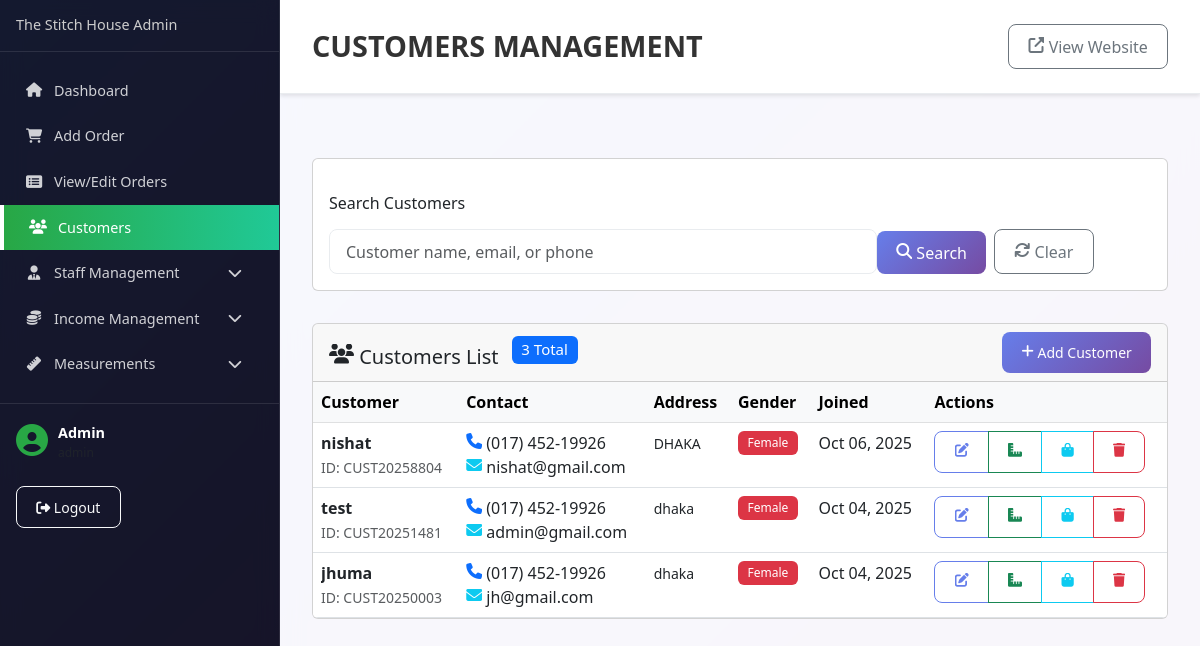
The page /admin/customers.php (signed in) on the database its author committed.
### tables this page shows
CREATE TABLE `users` (
  `id` bigint(20) UNSIGNED NOT NULL,
  `name` varchar(255) NOT NULL,
  `email` varchar(255) NOT NULL,
  `username` varchar(255) NOT NULL,
  `email_verified_at` timestamp NULL DEFAULT NULL,
  `password` varchar(255) NOT NULL,
  `avatar` varchar(255) DEFAULT NULL,
  `phone` varchar(20) DEFAULT NULL,
  `role` enum('admin','manager','staff','customer') DEFAULT 'customer',
  `status` enum('active','inactive') DEFAULT 'active',
  `remember_token` varchar(100) DEFAULT NULL,
  `created_at` timestamp NULL DEFAULT NULL,
  `updated_at` timestamp NULL DEFAULT NULL
);

CREATE TABLE `customer` (
  `id` bigint(20) UNSIGNED NOT NULL,
  `user_id` bigint(20) UNSIGNED DEFAULT NULL,
  `fullname` varchar(255) NOT NULL,
  `address` text DEFAULT NULL,
  `phone` varchar(255) NOT NULL,
  `city` varchar(255) DEFAULT NULL,
  `email` varchar(255) DEFAULT NULL,
  `comment` text DEFAULT NULL,
  `gender` enum('Male','Female','Other') NOT NULL,
  `date_of_birth` date DEFAULT NULL,
  `emergency_contact` varchar(255) DEFAULT NULL,
  `customer_code` varchar(50) UNIQUE DEFAULT NULL,
  `status` enum('active','inactive') DEFAULT 'active',
  `created_at` timestamp NULL DEFAULT NULL,
  `updated_at` timestamp NULL DEFAULT NULL
);

### admin/includes/config.php (called while the page is built, shortened)
<?php
function isUserLoggedIn() {
    return isset($_SESSION['user_id']) && !empty($_SESSION['user_id']);
}
function getCurrentAdmin($mysqli) {
    try {
        $stmt = $mysqli->prepare("SELECT id, name, email, role, status FROM users WHERE id = ? AND status = 'active'");
        $stmt->bind_param("i", $_SESSION['user_id']);
        $stmt->execute();
        $result = $stmt->get_result();
        $user = $result->fetch_assoc();
        return $user;
    } catch (Exception $e) {
        return null;
    }
}
function formatDate($date, $format = 'M d, Y') {
    return date($format, strtotime($date));
}
?>

### admin/customers.php (the view, shortened to what this page needs)
<?php
require_once 'includes/config.php';
$currentAdmin = getCurrentAdmin($mysqli);
$page = isset($_GET['page']) ? (int)$_GET['page'] : 1;
$limit = 15;
$offset = ($page - 1) * $limit;
$search = isset($_GET['search']) ? sanitize($_GET['search']) : '';
$whereClause = "WHERE status = 'active'";
$params = [];
try {
    $countQuery = "SELECT COUNT(*) as total FROM customer " . $whereClause;
    if (!empty($params)) {
        $stmt = $mysqli->prepare($countQuery);
        $types = str_repeat('s', count($params));
        $stmt->bind_param($types, ...$params);
        $stmt->execute();
        $result = $stmt->get_result();
        $totalRecords = $result->fetch_assoc()['total'];
        $stmt->close();
    } else {
        $result = $mysqli->query($countQuery);
        $totalRecords = $result->fetch_assoc()['total'];
    }
    $query = "SELECT * FROM customer " . $whereClause . " ORDER BY created_at DESC LIMIT $limit OFFSET $offset";
    $customers = [];
    if (!empty($params)) {
        $stmt = $mysqli->prepare($query);
        $types = str_repeat('s', count($params));
        $stmt->bind_param($types, ...$params);
        $stmt->execute();
        $result = $stmt->get_result();
        while ($row = $result->fetch_assoc()) {
            $customers[] = $row;
        }
        $stmt->close();
    } else {
        $result = $mysqli->query($query);
        while ($row = $result->fetch_assoc()) {
            $customers[] = $row;
        }
    }
} catch(Exception $e) {
    showError("Error fetching customers: " . $e->getMessage());
    $customers = [];
    $totalPages = 0;
}
include 'includes/header.php';
?>
<div class="card mb-4">
    <div class="card-body">
        <form method="GET" action="customers.php" class="row g-3">
            <div class="col-md-8">
                <label for="search" class="form-label">Search Customers</label>
                <input type="text" class="form-control" id="search" name="search"
                       value="<?= htmlspecialchars($search) ?>"
                       placeholder="Customer name, email, or phone">
            </div>
            <div class="col-md-4 d-flex align-items-end gap-2">
                <button type="submit" class="btn btn-primary">
                    <i class="fas fa-search"></i> Search
                </button>
                <a href="customers.php" class="btn btn-outline-secondary">
                    <i class="fas fa-refresh"></i> Clear
                </a>
            </div>
        </form>
    </div>
</div>
<div class="card">
    <div class="card-header">
        <div class="d-flex justify-content-between align-items-center">
            <h5 class="card-title mb-0">
                <i class="fas fa-users"></i> Customers List
                <span class="badge bg-primary ms-2"><?= $totalRecords ?> Total</span>
            </h5>
            <a href="add-customer.php" class="btn btn-primary btn-sm">
                <i class="fas fa-plus"></i> Add Customer
            </a>
        </div>
    </div>
    <div class="card-body p-0">
        <?php if (empty($customers)): ?>
            <div class="text-center py-5">
                <i class="fas fa-users fa-3x text-muted mb-3"></i>
                <h5 class="text-muted">No customers found</h5>
                <p class="text-muted">Start by adding your first customer</p>
                <a href="add-customer.php" class="btn btn-primary">
                    <i class="fas fa-plus"></i> Add Customer
                </a>
            </div>
        <?php else: ?>
            <div class="table-responsive">
                <table class="table table-hover mb-0">
                    <thead class="table-light">
                        <tr>
                            <th>Customer</th>
                            <th>Contact</th>
                            <th>Address</th>
                            <th>Gender</th>
                            <th>Joined</th>
                            <th>Actions</th>
                        </tr>
                    </thead>
                    <tbody>
                        <?php foreach ($customers as $customer): ?>
                            <tr>
                                <td>
                                    <div>
                                        <strong><?= htmlspecialchars($customer['fullname']) ?></strong>
                                        <?php if ($customer['customer_code']): ?>
                                            <br>
                                            <small class="text-muted">ID: <?= htmlspecialchars($customer['customer_code']) ?></small>
                                        <?php endif; ?>
                                    </div>
                                </td>
                                <td>
                                    <div>
                                        <i class="fas fa-phone text-primary"></i> <?= htmlspecialchars($customer['phone']) ?>
                                        <?php if ($customer['email']): ?>
                                            <br>
                                            <i class="fas fa-envelope text-info"></i> <?= htmlspecialchars($customer['email']) ?>
                                        <?php endif; ?>
                                    </div>
                                </td>
                                <td>
                                    <small><?= htmlspecialchars($customer['address'] ?? 'No address') ?></small>
                                </td>
                                <td>
                                    <span class="badge bg-<?= $customer['gender'] == 'Male' ? 'primary' : ($customer['gender'] == 'Female' ? 'danger' : 'success') ?>">
                                        <?= htmlspecialchars($customer['gender']) ?>
                                    </span>
                                </td>
                                <td>
                                    <?= formatDate($customer['created_at']) ?>
                                </td>
                                <td>
                                    <div class="btn-group" role="group">
                                        <a href="edit-customer.php?id=<?= $customer['id'] ?>" class="btn btn-sm btn-outline-primary" title="Edit Customer">
                                            <i class="fas fa-edit"></i>
                                        </a>
                                        <a href="customer-measurements.php?customer_id=<?= $customer['id'] ?>" class="btn btn-sm btn-outline-success" title="Take Measurements">
                                            <i class="fas fa-ruler-combined"></i>
                                        </a>
                                        <a href="customer-orders.php?id=<?= $customer['id'] ?>" class="btn btn-sm btn-outline-info" title="View Orders">
                                            <i class="fas fa-shopping-bag"></i>
                                        </a>
                                        <button type="button" class="btn btn-sm btn-outline-danger"
                                                onclick="deleteCustomer(<?= $customer['id'] ?>, '<?= htmlspecialchars($customer['fullname']) ?>')">
                                            <i class="fas fa-trash"></i>
                                        </button>
                                    </div>
                                </td>
                            </tr>
                        <?php endforeach; ?>
                    </tbody>
                </table>
            </div>
        <?php endif; ?>
    </div>
</div>
<?php
include 'includes/footer.php';
?>

### admin/includes/sidebar.php (shortened to what this page needs)
<nav class="admin-sidebar">
    <div class="sidebar-header">
        <h4 class="sidebar-title">The Stitch House Admin</h4>
    </div>
    <div class="sidebar-menu">
        <ul class="nav flex-column">
            <li class="nav-item">
                <a class="nav-link <?= basename($_SERVER['PHP_SELF']) == 'dashboard.php' ? 'active' : '' ?>" href="dashboard.php">
                    <i class="fas fa-home"></i>
                    <span>Dashboard</span>
                </a>
            </li>
            <li class="nav-item">
                <a class="nav-link <?= basename($_SERVER['PHP_SELF']) == 'add-order.php' ? 'active' : '' ?>" href="add-order.php">
                    <i class="fas fa-shopping-cart"></i>
                    <span>Add Order</span>
                </a>
            </li>
            <li class="nav-item">
                <a class="nav-link <?= basename($_SERVER['PHP_SELF']) == 'orders.php' ? 'active' : '' ?>" href="orders.php">
                    <i class="fas fa-list-alt"></i>
                    <span>View/Edit Orders</span>
                </a>
            </li>
            <li class="nav-item">
                <a class="nav-link <?= basename($_SERVER['PHP_SELF']) == 'customers.php' ? 'active' : '' ?>" href="customers.php">
                    <i class="fas fa-users"></i>
                    <span>Customers</span>
                </a>
            </li>
            <li class="nav-item dropdown">
                <a class="nav-link dropdown-toggle" href="#" data-bs-toggle="collapse" data-bs-target="#staffMenu">
                    <i class="fas fa-user-tie"></i>
                    <span>Staff Management</span>
                    <i class="fas fa-chevron-down ms-auto"></i>
                </a>
            </li>
            <li class="nav-item dropdown">
                <a class="nav-link dropdown-toggle" href="#" data-bs-toggle="collapse" data-bs-target="#incomeMenu">
                    <i class="fas fa-coins"></i>
                    <span>Income Management</span>
                    <i class="fas fa-chevron-down ms-auto"></i>
                </a>
            </li>
            <li class="nav-item dropdown">
                <a class="nav-link dropdown-toggle" href="#" data-bs-toggle="collapse" data-bs-target="#measurementMenu">
                    <i class="fas fa-ruler"></i>
                    <span>Measurements</span>
                    <i class="fas fa-chevron-down ms-auto"></i>
                </a>
            </li>
        </ul>
    </div>
    <div class="sidebar-footer">
        <div class="admin-info">
            <div class="admin-avatar">
                <i class="fas fa-user-circle"></i>
            </div>
            <div class="admin-details">
                <strong><?php echo htmlspecialchars($currentAdmin['name'] ?? 'Admin'); ?></strong>
                <small class="text-muted d-block"><?php echo htmlspecialchars($currentAdmin['role'] ?? 'Administrator'); ?></small>
            </div>
        </div>
        <a href="logout.php" class="btn btn-sm btn-outline-light mt-2">
            <i class="fas fa-sign-out-alt"></i> Logout
        </a>
    </div>
</nav>

### admin/assets/admin.css (style rules this page uses)
* { box-sizing: border-box; }
.admin-body .row { margin: 0 !important; }
.admin-body .col, .admin-body [class*="col-"] { padding: 0 !important; }
.admin-wrapper * { box-sizing: border-box !important; }
.admin-main * { max-width: 100% !important; overflow-x: auto !important; }
.admin-main .table-responsive { margin: 0 !important; }
.admin-main .card { margin-bottom: 2rem !important; }
.admin-main form { width: 100% !important; }
@media (min-width: 993px) { .admin-sidebar { flex: 0 0 280px !important; width: 280px !important; position: fixed !important; top: 0 !important; left: 0 !important; height: 100vh !important; z-index: 1000 !important; } }
body.admin-body { margin: 0 !important; padding: 0 !important; background: linear-gradient(135deg, #667eea 0%, #764ba2 100%) !important; font-family: 'Segoe UI', Tahoma, Geneva, Verdana, sans-serif !important; overflow-x: hidden !important; }
.admin-body { margin: 0 !important; padding: 0 !important; background: linear-gradient(135deg, #667eea 0%, #764ba2 100%) !important; font-family: 'Segoe UI', Tahoma, Geneva, Verdana, sans-serif !important; overflow-x: hidden !important; }
.admin-sidebar { width: 280px !important; min-width: 280px !important; max-width: 280px !important; background: rgba(0, 0, 0, 0.8) !important; color: white !important; position: fixed !important; top: 0 !important; left: 0 !important; height: 100vh !important; overflow-y: auto !important; backdrop-filter: blur(10px) !important; border-right: 1px solid rgba(255, 255, 255, 0.1) !important; z-index: 1000 !important; }
.sidebar-header { padding: 1rem; border-bottom: 1px solid rgba(255, 255, 255, 0.1); }
.sidebar-title { font-size: 0.9rem; color: #ccc; margin: 0; line-height: 1.3; font-weight: 400; }
.sidebar-menu { padding: 1rem 0; flex: 1; }
.sidebar-menu .nav-link { color: rgba(255, 255, 255, 0.8); padding: 0.75rem 1.5rem; display: flex; align-items: center; text-decoration: none; transition: all 0.3s ease; border: none; background: none; font-size: 0.9rem; }
.sidebar-menu .nav-link.active { background: linear-gradient(90deg, #28a745, #20c997); color: white; border-left: 4px solid #ffffff; }
.sidebar-menu .nav-link i { width: 20px; margin-right: 10px; text-align: center; }
.sidebar-menu .dropdown-toggle::after { display: none; }
.sidebar-footer { padding: 1rem; border-top: 1px solid rgba(255, 255, 255, 0.1); margin-top: auto; }
.admin-info { display: flex; align-items: center; margin-bottom: 1rem; }
.admin-avatar { margin-right: 10px; }
.admin-avatar i { font-size: 2rem; color: #28a745; }
.admin-details strong { color: white; font-size: 0.9rem; }
.admin-details small { color: #ccc; font-size: 0.75rem; }
.form-control, .form-select { border-radius: 8px; border: 1px solid #e9ecef; padding: 0.6rem 1rem; }
.btn { border-radius: 8px; font-weight: 500; padding: 0.6rem 1.2rem; }
.btn-primary { background: linear-gradient(135deg, #667eea 0%, #764ba2 100%); border: none; }
.btn-outline-primary { border-color: #667eea; color: #667eea; }
.badge { font-weight: 500; padding: 0.4rem 0.6rem; border-radius: 6px; }

### rows shown on the page
users: name "Admin"
customer: fullname "nishat", customer_code "CUST20258804", phone "(017) 452-19926", email "nishat@gmail.com", address "DHAKA", gender "Female", created_at "Oct 06, 2025"
customer: fullname "test", customer_code "CUST20251481", phone "(017) 452-19926", email "admin@gmail.com", address "dhaka", gender "Female", created_at "Oct 04, 2025"
customer: fullname "jhuma", customer_code "CUST20250003", phone "(017) 452-19926", email "jh@gmail.com", address "dhaka", gender "Female", created_at "Oct 04, 2025"

### other values the page prints
$pageTitle "CUSTOMERS MANAGEMENT"
$totalRecords "3"
